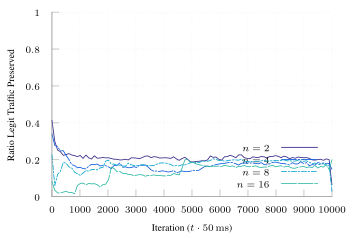

The script that saved this image:
set terminal tikz standalone color size 9cm,6cm font '\scriptsize' preamble '\usepackage{microtype} \usepackage{times} \usepackage[T1]{fontenc} \usepackage{siunitx}\sisetup{detect-all}'
set output "spf-tcp-separate.tex"

load "parula.pal"

set style line 102 lc rgb '#a0a0a0' lt 1 lw 1
set border ls 102
set colorbox border 102
set key textcolor rgb "black"
set tics textcolor rgb "black"
set label textcolor rgb "black"

set border 3
set grid x y
set xtics nomirror
set ytics nomirror

#set key autotitle columnhead
set datafile separator ","

set xlabel "Iteration ($t \\cdot{} \\SI{50}{\\milli\\second}$)"
set ylabel "Ratio Legit Traffic Preserved"

set yrange [0.0:1.0]
set key inside bottom right

plot '../results/spf-tcp-separate-2' u 1:3 w lines smooth sbezier title "$n=2$" dt 1, \
     '../results/spf-tcp-separate-4' u 1:3 w lines smooth sbezier title "$n=4$" dt (18,2,2,2), \
     '../results/spf-tcp-separate-8' u 1:3 w lines smooth sbezier title "$n=8$" ls 4  dt (6,2,2,2), \
     '../results/spf-tcp-separate-16' u 1:3 w lines smooth sbezier title "$n=16$" ls 5 dt (18,2)
